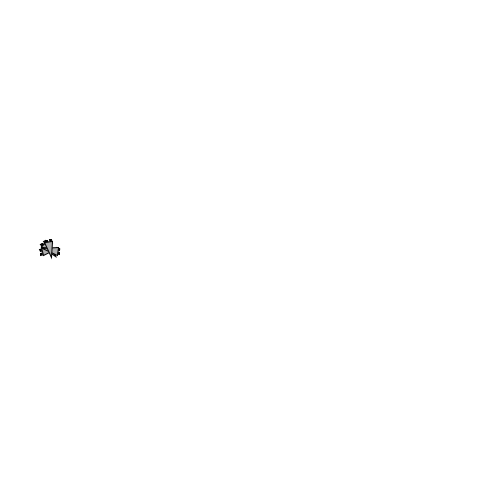
Frame 1 (no input)
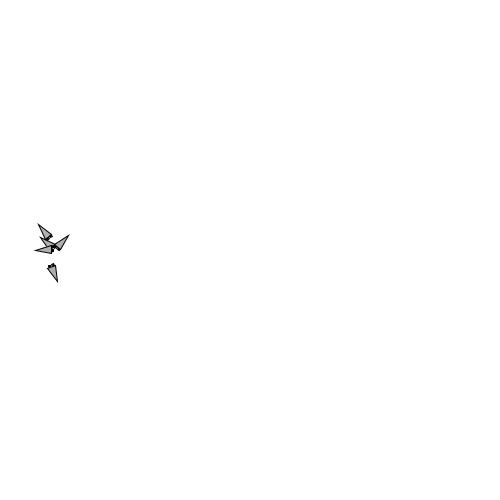
Frame 60 (the mouse pressed at the canvas centre just before this capture)
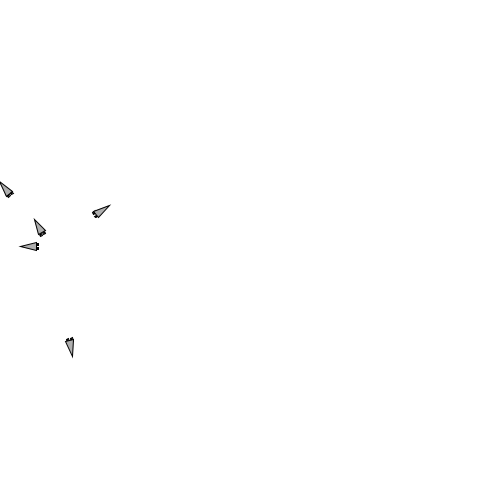
Frame 120 (the mouse held since frame 60 and released just before this capture)

The Processing sketch that drew these frames (run headless with seeded random() and noise(); from frame 60 on, the mouse is pressed at the canvas centre):

// Processing sketch: RocketLab
// ── RocketLab.pde
int NUM_MOVES = 250;
int moveCount;
Population pop;

void setup() {
  size(500, 500);
  pop = new Population(5);
  pop.randomPop();
  pop.setup();
  moveCount = 0;
}
void draw(){
  background(255);
  if (moveCount < NUM_MOVES) {
    for(int i = 0; i < 5; i++){
      pop.get(i).rocket.run();
      pop.get(i).rocket.display();
    }
    moveCount++;
  }
  else {
    for(int i = 0; i < 5; i++) pop.get(i).rocket.display();
  }
}

// ── Gene.pde
public class Gene {
  private boolean[] genotype;

  Gene(int geneLength) {
    genotype = new boolean[geneLength];
  }

  Gene(Gene original) {
    this(original.getGenotype().length);
    arrayCopy(original.getGenotype(), genotype);
  }
  
  public int getValue() {
    int value = 0;
    //converts to base10 from the back, and ending at the front
    for (int i = genotype.length - 1; i >= 0; i--) value += genotype[i] ? pow(2, genotype.length - (i + 1)) : 0;
    return value;
  }

  public void mutate() {
    int randomInd = int(random(genotype.length));
    genotype[randomInd] = !genotype[randomInd];
  }

  public String toString() {
    String ans = "BE->";
    for (boolean b : genotype) ans += b ? "1" : "0";
    return ans + " " + getValue();
  }

  public void setGenotype(boolean[] genotype) {
    arrayCopy(genotype, this.genotype);
  }

  public void setGenotype(int[] genotype) { //converts from binary 1s and 0s to boolean
    for (int i = 0; i < this.genotype.length; i++) this.genotype[i] = genotype[i] == 1;
  }

  public void randomize() {
    boolean[] newGenotype = new boolean[genotype.length];
    for (int i = 0; i < genotype.length; i++) {
      newGenotype[i] = int(random(2)) == 0;
    }
    setGenotype(newGenotype);
  }

  public boolean[] getGenotype() {
    return genotype;
  }
}
// ── Individual.pde
public static final int CHROMOSOME_LENGTH = 100; //first 50 for magnitude, last 50 for angle
public static final int ACTIONS_LENGTH = 50;

public enum GeneLengths { 
  //magnitude comes in increments of 1/150, up to 0.1
  //angle should be be in increments of (2 * PI)/511, up to 2 PI
  MAGNITUDE(4),
  ANGLE(9);

  private int length;
  
  private GeneLengths(int length) {
    this.length = length;
  }

  private int getLength() {
    return length;
  }
}

public class Individual{
  private Gene[] chromosome;
  public Rocket rocket;
  private float fitness;

  public Individual(boolean random){
    chromosome = new Gene[CHROMOSOME_LENGTH];
    for(int i = 0; i < ACTIONS_LENGTH; i++){
      chromosome[i] = new Gene(GeneLengths.MAGNITUDE.getLength());
      chromosome[i + ACTIONS_LENGTH] = new Gene(GeneLengths.ANGLE.getLength());
    }
    if(random) for(Gene g : chromosome) g.randomize();
  }
  public Individual(){
    this(false);
  }

  public String toString(){
    StringBuilder sb = new StringBuilder();
    for(Gene g : chromosome){
      sb.append(g.toString() + "|");
    }
    return sb.toString();
  }

  public void display(boolean showFitness){
    rocket.display();
  }

  public float getFitness(){
    return fitness;
  }

  public Gene[] getChromosome(){
    return chromosome;
  }

  public void setRocket(){
    PVector[] angles = new PVector[ACTIONS_LENGTH];
    float[] mags = new float[ACTIONS_LENGTH];
    for(int i = ACTIONS_LENGTH; i < 2 * ACTIONS_LENGTH; i++){
      float theta = float(chromosome[i].getValue()) * (2 * PI) / 511.0;
      angles[i - ACTIONS_LENGTH] = new PVector(cos(theta), sin(theta));
      mags[i - ACTIONS_LENGTH] = float(chromosome[i - ACTIONS_LENGTH].getValue()) / 150.0;
    }
    rocket = new Rocket(angles, mags, ACTIONS_LENGTH);
  }

  public void mutate(float rate){
    for(Gene g : chromosome) if(random(1) < rate) g.mutate();
  }

  public Individual crossover(Individual partner){
    Individual child = new Individual(false);
    for(int i = 0; i < CHROMOSOME_LENGTH; i++){
      if(random(1) < 0.5) child.chromosome[i] = new Gene(chromosome[i]);
      else child.chromosome[i] = new Gene(partner.chromosome[i]);
    }
    return child;
  }

  public void updateFitness(int x, int y){ //update fitness based on the center of the goal
    //update fitness based on distance from x, y.
    //FORMULA: 1/distance
    float fitness = 1 / dist(x, y, rocket.position.x, rocket.position.y);
  }
}

// ── Population.pde
class Population{
  private Individual[] pop;
  private float totalFitness;
  private float mutationRate;
    
  Population(int popSize) {
    this(popSize, 0.05);
  }

  Population(int popSize, float mutationRate){
    pop = new Individual[popSize];
    totalFitness = 0.0;
    this.mutationRate = mutationRate;
  }

  public float getMutationRate(){
    return mutationRate;
  }

  public float getTotalFitness(){
    return totalFitness;
  }

  public Individual get(int ind){
    return pop[ind];
  }

  public int getBestIndex(){
    float bestFitness = 0.0;
    int bestIndex = 0;
    for(int i = 1; i < pop.length; i++){
      if(pop[i].getFitness() > bestFitness){
        bestFitness = pop[i].getFitness();
        bestIndex = i;
      }
    }
    return bestIndex;
  }
  
  public float getBestFitness(){
    float bestFitness = 0.0;
    for(int i = 1; i < pop.length; i++){
      if(pop[i].getFitness() > bestFitness){
        bestFitness = pop[i].getFitness();
      }
    }
    return bestFitness;
  }

  public float getAverageFitness(){
    return totalFitness / pop.length;
  }

  public void setTarget(Individual indiv){
    set(0, indiv);
  }
  
  public void set(int index, Individual indiv){
    pop[index] = indiv;
  }

  public void setup(){
    for(Individual i : pop) i.setRocket();
  }

  public Individual select(){
    float sumFitness = 0;
    float aimFitness = random(1, totalFitness);
    for(int i = 1; i < pop.length; i++){
      sumFitness += pop[i].getFitness();
      if(sumFitness >= aimFitness) return pop[i];
    }
    return pop[pop.length-1];
  }
  
  public void randomPop() {
    for (int i = 0; i < pop.length; i++) {
      pop[i] = new Individual(true);
    }
  }

  public Population evolve(){ 
    Population newPop = new Population(pop.length, mutationRate);
    int bestInd = getBestIndex();
    newPop.setTarget(pop[0]);
    for(int i = 1; i < pop.length; i++){
      if(i == bestInd){
        newPop.set(i, pop[i]);
        continue;
      } 
      Individual parent1 = select();
      Individual parent2 = select();
      Individual child = parent1.crossover(parent2);
      child.mutate(mutationRate);
      newPop.set(i, child);
    }
    return newPop;
  }
    
}

// ── Rocket.pde
class Rocket {

  static final int START_X = 50;
  static final int START_Y = 250;

  // All of our physics stuff
  PVector position;
  PVector velocity;
  PVector acceleration;
  PVector[] angles;
  float[] mags;
  int moveCount;
  // Size
  float r;


  Rocket(PVector l, int numMoves) {
    acceleration = new PVector();
    velocity = new PVector();
    angles = new PVector[numMoves];
    mags = new float[numMoves];
    position = l.copy();
    moveCount = 0;
    r = 4;
  }

  Rocket(PVector[] as, float[] ms, int numMoves) {
    this(new PVector(START_X, START_Y), numMoves);
    angles = as;
    mags = ms;
  }

  void randomMoves() {
    for (int m=0; m < angles.length; m++) {
      float theta = random(TWO_PI);
      angles[m] = new PVector(cos(theta), sin(theta));
      mags[m] = random(0.1);
    }
  }

  void reset() {
    acceleration = new PVector();
    velocity = new PVector();
    position = new PVector(START_X, START_Y);
    moveCount = 0;
  }

  void run() {
    PVector move = angles[moveCount].copy();
    move.mult(mags[moveCount]);
    applyForce(move);
    moveCount = (moveCount+1) % angles.length;
    update();
  }


  void applyForce(PVector f) {
    acceleration.add(f);
  }

  void update() {
    velocity.add(acceleration);
    position.add(velocity);
    acceleration.mult(0);
  }

  void display() {
    float theta = velocity.heading() + PI/2;
    fill(200, 100);
    stroke(0);
    pushMatrix();
    translate(position.x, position.y);
    /*
    fill(0);
    text(position.x + " " + position.y, 0, 0);
    */
    rotate(theta);
    
    // Thrusters
    rectMode(CENTER);
    fill(0);
    rect(-r/2, r*2, r/2, r);
    rect(r/2, r*2, r/2, r);

    // Rocket body
    fill(175);
    beginShape(TRIANGLES);
    vertex(0, -r*2);
    vertex(-r, r*2);
    vertex(r, r*2);
    endShape();

    popMatrix();
  }

}
